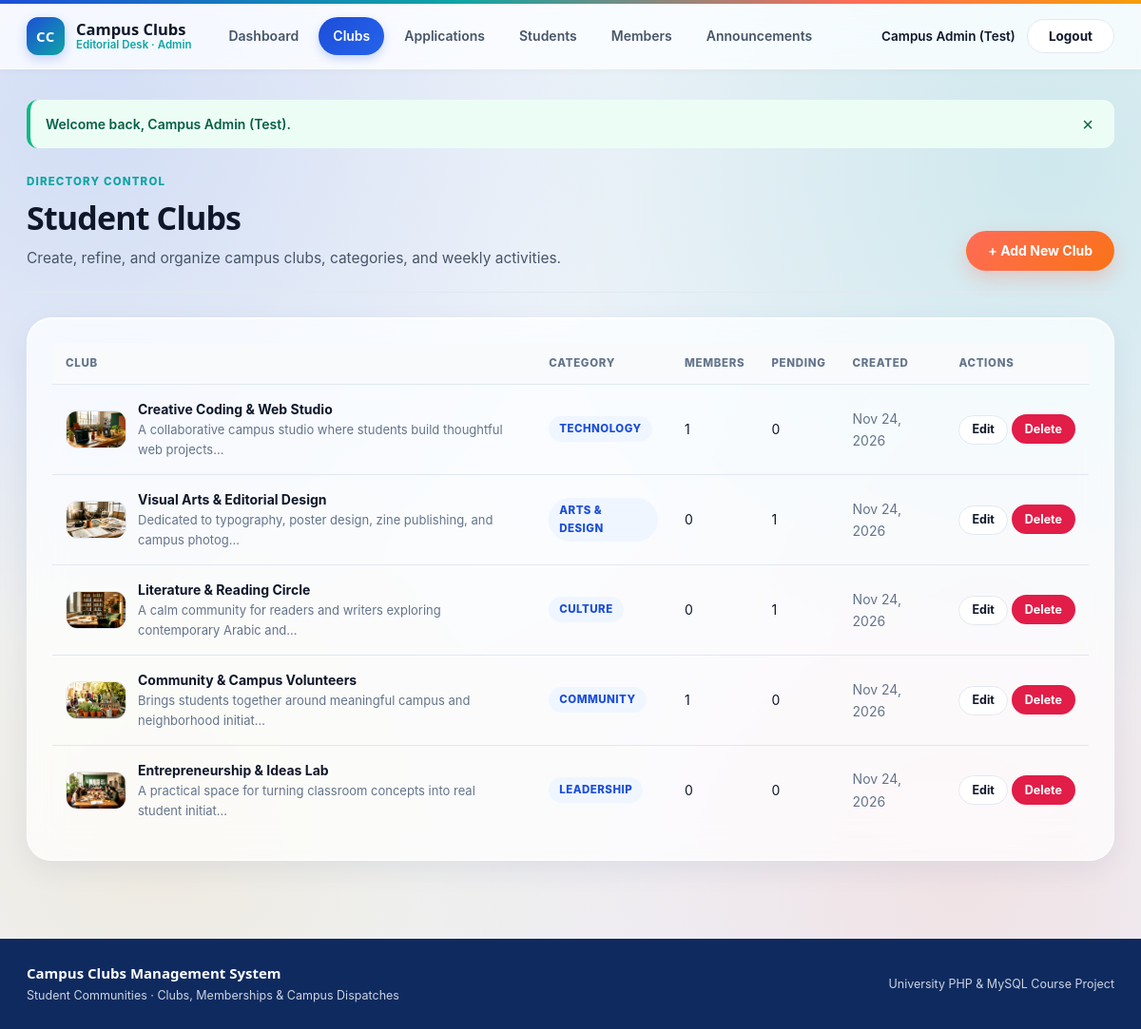
The page /admin/clubs.php (signed in) on the database its author committed.
### tables this page shows
CREATE TABLE `clubs` (
    `id` INT UNSIGNED NOT NULL AUTO_INCREMENT,
    `name` VARCHAR(140) NOT NULL,
    `description` TEXT NOT NULL,
    `category` VARCHAR(80) NOT NULL,
    `activities` TEXT NOT NULL,
    `image` VARCHAR(255) DEFAULT 'images/club-tech.jpg',
    `created_at` TIMESTAMP NOT NULL DEFAULT CURRENT_TIMESTAMP,
    PRIMARY KEY (`id`),
    UNIQUE KEY `uq_clubs_name` (`name`),
    KEY `idx_clubs_category` (`category`)
);

### db.php (called while the page is built, shortened)
<?php
function e($value): string
{
    return htmlspecialchars((string) ($value ?? ''), ENT_QUOTES, 'UTF-8');
}
function format_date(?string $dateStr): string
{
    $ts = strtotime($dateStr);
    return $ts ? date('M j, Y', $ts) : e($dateStr);
}

### admin/clubs.php (the view, shortened to what this page needs)
<?php
require_once '../db.php';
$clubs = $pdo->query(
    'SELECT c.*,
            (SELECT COUNT(*) FROM club_members cm WHERE cm.club_id = c.id) AS member_count,
            (SELECT COUNT(*) FROM membership_applications ma WHERE ma.club_id = c.id AND ma.status = "Pending") AS pending_count
     FROM clubs c
     ORDER BY c.created_at DESC'
)->fetchAll();
require '../header.php';
?>
<section class="editorial-masthead">
    <div>
        <span class="kicker">Directory Control</span>
        <h1 class="display-title">Student Clubs</h1>
        <p class="lead-copy">Create, refine, and organize campus clubs, categories, and weekly activities.</p>
    </div>
    <div class="masthead-actions">
        <a href="add_club.php" class="btn btn-primary">+ Add New Club</a>
    </div>
</section>
<section class="surface-block">
    <?php if (empty($clubs)): ?>
        <p class="empty-copy">No clubs have been created yet. <a href="add_club.php" class="text-link">Add your first club &rarr;</a></p>
    <?php else: ?>
        <div class="table-scroll">
            <table class="editorial-table">
                <thead>
                    <tr>
                        <th>Club</th>
                        <th>Category</th>
                        <th>Members</th>
                        <th>Pending</th>
                        <th>Created</th>
                        <th class="align-right">Actions</th>
                    </tr>
                </thead>
                <tbody>
                    <?php foreach ($clubs as $club): ?>
                        <tr>
                            <td>
                                <div class="club-cell">
                                    <img src="../<?= e($club['image'] ?: 'images/club-tech.jpg') ?>" alt="" class="club-thumb">
                                    <div>
                                        <strong><?= e($club['name']) ?></strong>
                                        <div class="muted small-text"><?= e(mb_strimwidth($club['description'], 0, 75, '…')) ?></div>
                                    </div>
                                </div>
                            </td>
                            <td><span class="cat-tag"><?= e($club['category']) ?></span></td>
                            <td><?= (int) $club['member_count'] ?></td>
                            <td><?= (int) $club['pending_count'] ?></td>
                            <td class="muted"><?= e(format_date($club['created_at'])) ?></td>
                            <td class="align-right nowrap">
                                <a href="edit_club.php?id=<?= (int) $club['id'] ?>" class="btn btn-outline btn-xs">Edit</a>
                                <form method="post" action="clubs.php" class="inline-form" data-confirm="Delete '<?= e($club['name']) ?>'? This will also remove its applications and announcements.">
                                    <button type="submit" class="btn btn-danger btn-xs">Delete</button>
                                </form>
                            </td>
                        </tr>
                    <?php endforeach; ?>
                </tbody>
            </table>
        </div>
    <?php endif; ?>
</section>
<?php require '../footer.php'; ?>

### rows shown on the page
clubs: image (picture), name "Creative Coding & Web Studio", description "A collaborative campus studio where students build thoughtful web projects…", category "TECHNOLOGY", member_count "1", pending_count "0", created_at "Nov 24, 2026"
clubs: image (picture), name "Visual Arts & Editorial Design", description "Dedicated to typography, poster design, zine publishing, and campus photog…", category "ARTS & DESIGN", member_count "0", pending_count "1", created_at "Nov 24, 2026"
clubs: image (picture), name "Literature & Reading Circle", description "A calm community for readers and writers exploring contemporary Arabic and…", category "CULTURE", member_count "0", pending_count "1", created_at "Nov 24, 2026"
clubs: image (picture), name "Community & Campus Volunteers", description "Brings students together around meaningful campus and neighborhood initiat…", category "COMMUNITY", member_count "1", pending_count "0", created_at "Nov 24, 2026"
clubs: image (picture), name "Entrepreneurship & Ideas Lab", description "A practical space for turning classroom concepts into real student initiat…", category "LEADERSHIP", member_count "0", pending_count "0", created_at "Nov 24, 2026"

### other values the page prints
$user_name "Campus Admin (Test)"
$flash['message'] "Welcome back, Campus Admin (Test)."
